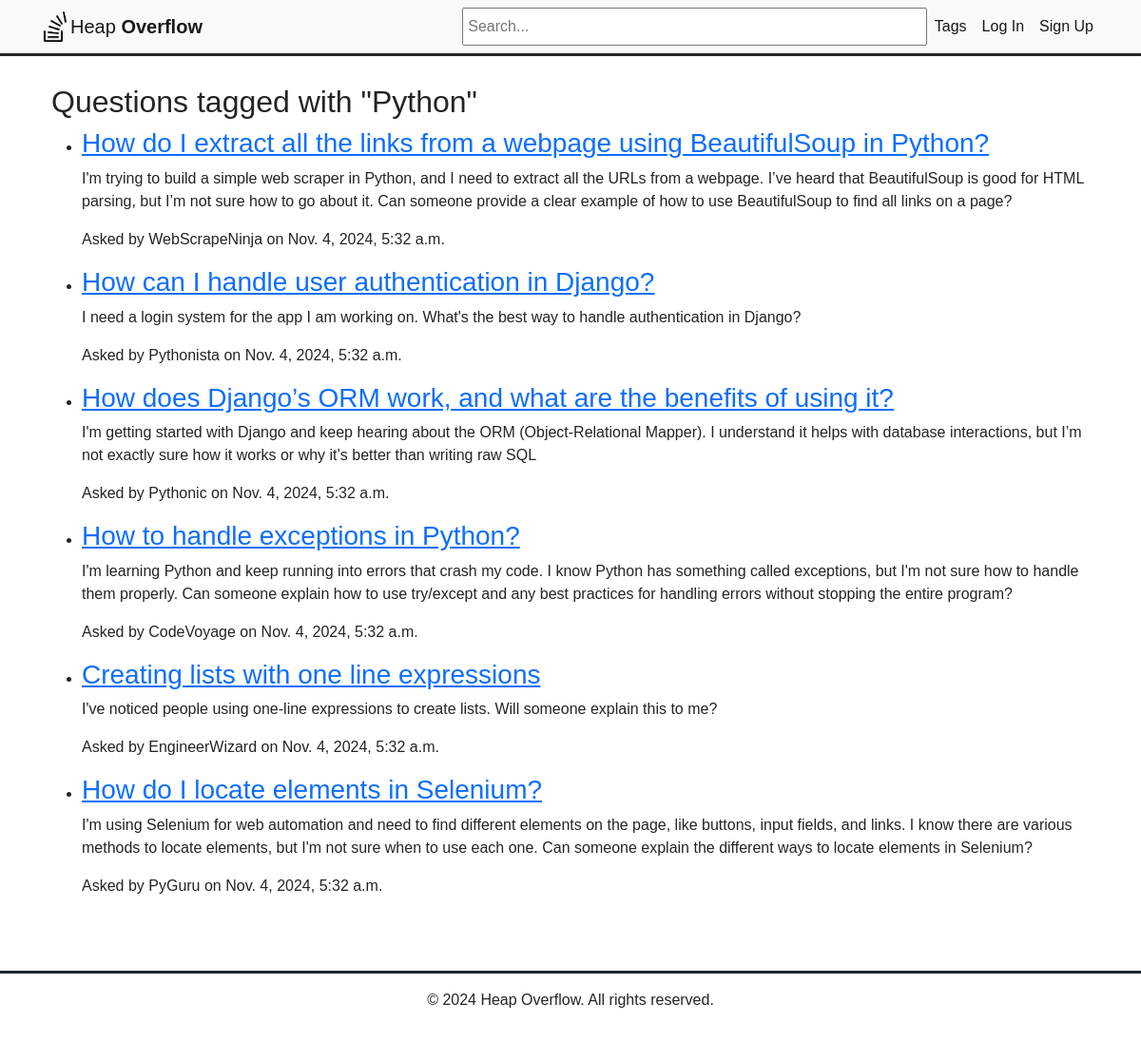
/tags/1/, run on an earlier commit of the app's database.
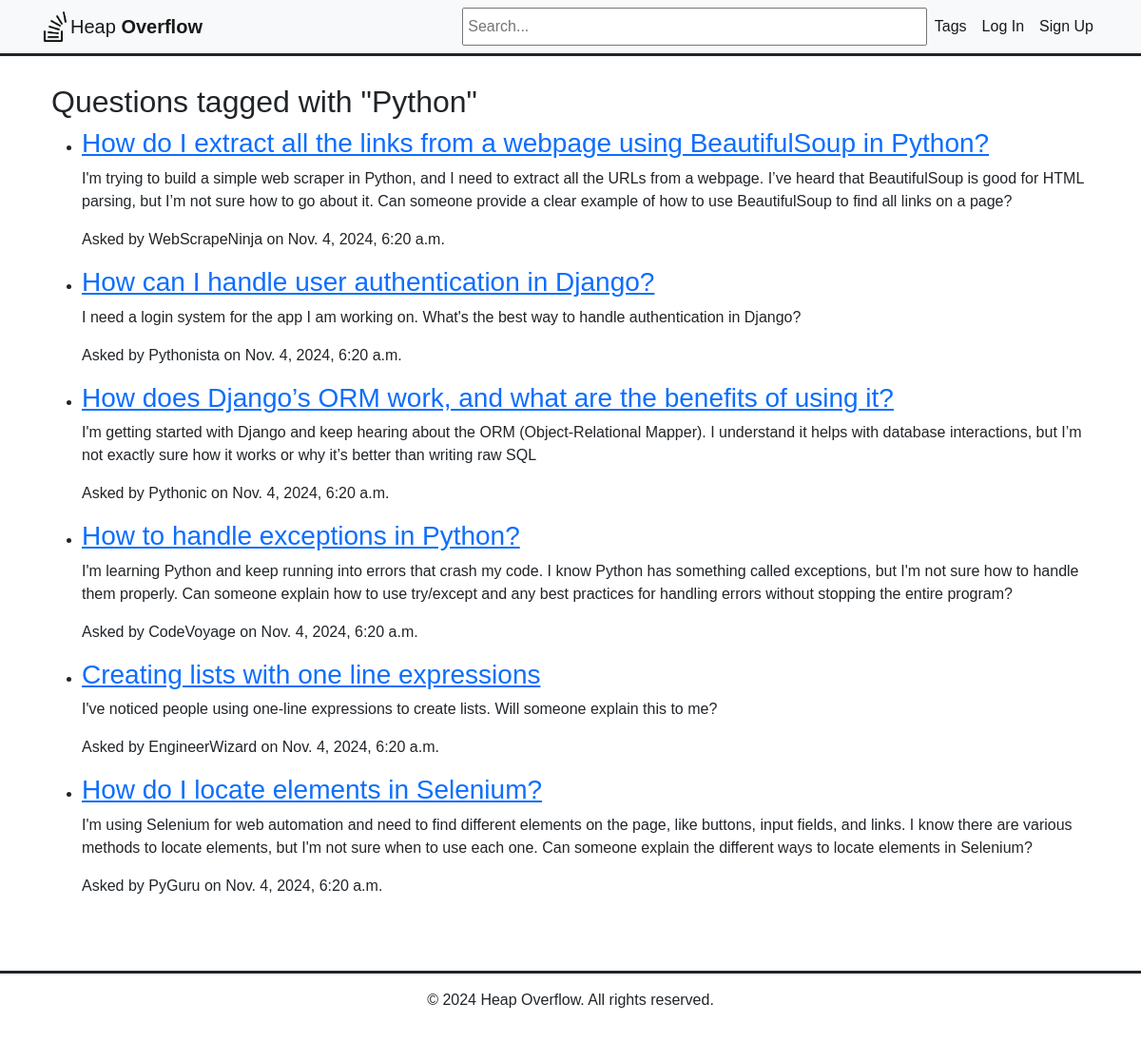
And on a later commit of the database.
### heap/models.py (models this page shows, shortened)
class Question(models.Model):
    title = models.CharField(max_length=255)
    body = models.TextField()
    created_at = models.DateTimeField(auto_now_add=True)
    updated_at = models.DateTimeField(auto_now=True)
    author = models.ForeignKey(User, on_delete=models.CASCADE, related_name='questions')
    tags = models.ManyToManyField('Tag', related_name='questions')

### heap/views.py (the view)
# urls.py: path('tags/<int:tag_id>/', views.questions_by_tag, name='questions_by_tag'),
def questions_by_tag(request, tag_id):
    tag = get_object_or_404(Tag, id=tag_id)
    questions = Question.objects.filter(tags=tag)
    return render(request, 'heap/questions_by_tag.html', {'tag': tag, 'questions': questions})

### heap/templates/heap/questions_by_tag.html
{% extends 'heap/base.html' %}
{% block content %}
<div class="container">
    <h2>Questions tagged with "{{ tag.name }}"</h2>
    <ul>
        {% for question in questions %}
            <li>
                <h3><a href="{% url 'question_detail' pk=question.pk %}">{{ question.title }}</a></h3>
                <p>{{ question.body }}</p>
                <p>Asked by {{ question.author }} on {{ question.created_at }}</p>
            </li>
        {% empty %}
            <p>No questions found for this tag.</p>
        {% endfor %}
    </ul>
</div>
{% endblock %}

What changed in the data, as far as the page shows it:
changed Question "How do I extract all the links from a webpage using BeautifulSoup in Python?": created_at "Nov. 4, 2024, 5:32 a.m." → "Nov. 4, 2024, 6:20 a.m."
changed Question "How can I handle user authentication in Django?": created_at "Nov. 4, 2024, 5:32 a.m." → "Nov. 4, 2024, 6:20 a.m."
changed Question "How does Django’s ORM work, and what are the benefits of using it?": created_at "Nov. 4, 2024, 5:32 a.m." → "Nov. 4, 2024, 6:20 a.m."
changed Question "How to handle exceptions in Python?": created_at "Nov. 4, 2024, 5:32 a.m." → "Nov. 4, 2024, 6:20 a.m."
changed Question "Creating lists with one line expressions": created_at "Nov. 4, 2024, 5:32 a.m." → "Nov. 4, 2024, 6:20 a.m."
changed Question "How do I locate elements in Selenium?": created_at "Nov. 4, 2024, 5:32 a.m." → "Nov. 4, 2024, 6:20 a.m."
